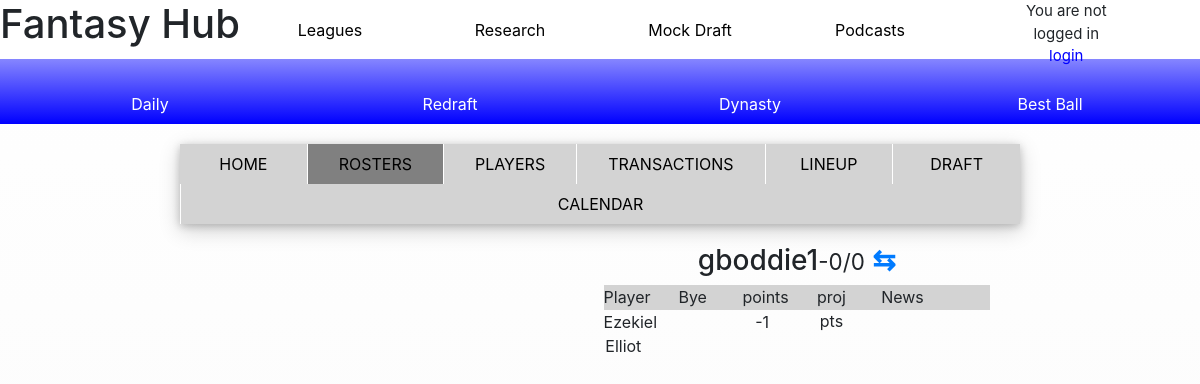
The page /leaguerosters49/ on the database its author committed.
### fantasy/models.py (models this page shows, shortened)
class League_Users(models.Model):
    users = models.ForeignKey(User, on_delete=models.CASCADE)
    league = models.ForeignKey(Leagues, on_delete=models.CASCADE)
    wins = models.IntegerField(default=0)
    loses = models.IntegerField(default=0)
    ties = models.IntegerField(default=0)
    points_for = models.IntegerField(default=0)
    points_against = models.IntegerField(default=0)
    team_name = models.CharField(max_length=40)
    bid = models.IntegerField(default=300, blank=True)
    franchise = models.IntegerField(default=0)
    number = models.IntegerField(default=0)
    draft_position = models.CharField(max_length=2, default=0)

class Rosters(models.Model):
    player = models.ForeignKey(Players, on_delete=models.CASCADE)
    leagues = models.ForeignKey(Leagues, on_delete=models.CASCADE)
    league_user = models.ForeignKey(League_Users, null=True, blank=True, on_delete=models.CASCADE)
    starting = models.BooleanField(default=False)
    drafted = models.BooleanField(default=False)
    class Meta:
        unique_together = (("player", "leagues"),)

class Players(models.Model):
    name = models.CharField(max_length=64)
    age = models.IntegerField()
    phase = models.CharField(max_length=20, null=True)
    position = models.CharField(max_length=3)
    jersey = models.IntegerField()
    team = models.ForeignKey(Teams, blank=True, on_delete=models.CASCADE)
    height = models.CharField(max_length=5)
    weight = models.IntegerField()
    bye_week = models.CharField(max_length=2, default='-1')
    total_draft_positions = models.IntegerField(default=0)
    total_number_drafts = models.IntegerField(default=0)

### fantasy/views.py (the view)
# urls.py: path('leaguerosters<leagueid>/', views.leaguerosters, name='leaguerosters'),
def leaguerosters(request, leagueid):
    if request.method == 'GET':
        league = Leagues.objects.get(id=leagueid)
        all_users = League_Users.objects.filter(league=league).exclude(team_name='Free Agent')
        roster = Rosters.objects.filter(leagues=league).order_by('-starting').exclude(league_user__users_id='4')
        fantasy_points = Fantasy_Points.objects.filter(year='2018')
        context = {
        "league": league,
        "all_users": all_users,
        "roster": roster,
        "fantasy_points": fantasy_points
        }
        return render(request, 'fantasy/leaguerosters.html', context)

### fantasy/templates/fantasy/leaguerosters.html (shortened to what this page needs)
{% extends 'fantasy/base2.html' %}
{% block main %}
<ul class="nav" id="leaguehome-outer">
  <li class="nav-item col leaguehome-border">
    <a class="nav-link" href="/leaguehome{{ league.id }}">Home</a>
  </li>
  <li class="nav-item col leaguehome-border" style="background-color: grey;">
    <a class="nav-link" href="/leaguerosters{{ league.id }}">Rosters</a>
  </li>
  <li class="nav-item col leaguehome-border">
    <a class="nav-link" href="/leagueplayers{{ league.id }}">Players</a>
  </li>
  <li class="nav-item col leaguehome-border">
    <a class="nav-link" href="/leaguetransactions{{ league.id }}">Transactions</a>
  </li>
  <li class="nav-item col leaguehome-border">
    <a class="nav-link" href="/leaguelineup{{ league.id }}">Lineup</a>
  </li>
  <li class="nav-item col leaguehome-border">
    <a class="nav-link" href="/leaguedraft{{ league.id }}">Draft</a>
  </li>
  <li class="nav-item col leaguehome-border">
    <a class="nav-link" href="/leaguecalendar{{ league.id }}">Calendar</a>
  </li>
</ul>
<div class="main-body" style="background-color: white; margin-top: 20px;">
  {% for user in all_users %}
    {% if user.franchise|divisibleby:"2" %}
    <div class="roster-right" id="right">
      <h3>{{ user.team_name }}<small>-{{ user.wins }}/{{ user.loses }}</small>&nbsp;<a href="#"><b>&#8646;</b></a></h3>
        <div class="main-header">
          <div class="row">
            <div class="col-sm-2">Player</div>
            <div class="col-sm-2">Bye</div>
            <div class="col-sm-2">points</div>
            <div class="col-sm-2">proj pts</div>
            <div class="col-sm-2">News</div>
          </div>
        </div>
          {% for player in roster %}
            <div class="row">
              {% if player.player.position == 'RB' and player.league_user.users.id == user.users.id %}
                {% if player.starting == True %}
                  <div class="col-sm-2" style="color: red;">{{ player.player.name }}</div>
                {% else %}
                  <div class="col-sm-2">{{ player.player.name }}</div>
                {% endif %}
                <div class="col-sm-2"></div>
                <div class="col-sm-2">{{ player.player.bye_week }}</div>
                {% for points in fantasy_points %}
                  {% if points.player.name == player.player.name %}
                    <div class="col-sm-2">{{ points.total }}</div>
                  {% endif %}
                {% endfor %}
                <div class="col-sm-2"></div>
              {% endif %}
            </div>
          {% endfor %}
    </div>
    {% endif %}
  {% endfor %}
</div>
{% endblock %}

### fantasy/static/fantasy/style.css (style rules this page uses)
.container-fluid { background: linear-gradient(white, #F2F2F2); background-repeat: no-repeat; background-size: 100%, 100%; height: 2000px; margin: 0; padding: 0; }
ul li { text-align: center; }
.main-header { width: 100%; height: 25px; background-color: LightGrey; }
.leaguehome-border { position: relative; text-decoration: none; text-transform: uppercase; }
.leaguehome-border + .leaguehome-border { border-left: 1px solid white; }
#leaguehome-outer { margin-bottom: 10px; background-color: LightGrey; }
#leaguehome-outer li a { color: black; }
.roster-right { float: right; width: 46%; margin-right: 30px; height: 500px; clear: none; }

### rows shown on the page
League_Users: team_name "gboddie1", wins "0", loses "0"
Rosters: player.name "Ezekiel Elliot", player.bye_week "-1"
